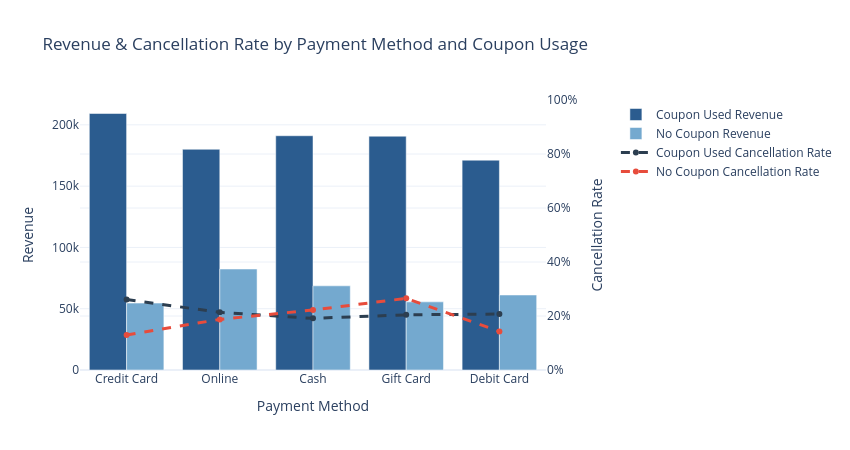

The cell this chart's notebook holds for it:
### Code cell
import streamlit as st

# Payment Method
payment_data = filtered_df.groupby(
    ["PaymentMethod", "CouponStatus"],
    as_index=False
).agg(
    revenue=("TotalPrice", "sum"),
    cancellation_rate=("OrderStatus", lambda x: (x == "Cancelled").mean())
)

payment_order = payment_data.groupby("PaymentMethod")["revenue"] \
    .sum() \
    .sort_values(ascending=False) \
    .index

payment_data["PaymentMethod"] = pd.Categorical(
    payment_data["PaymentMethod"],
    categories=payment_order,
    ordered=True
)
payment_data = payment_data.sort_values("PaymentMethod")

# Create figure
payment_fig = go.Figure()

# Revenue bars
for coupon in payment_data["CouponStatus"].unique():
    subset = payment_data[payment_data["CouponStatus"] == coupon]
    payment_fig.add_trace(
        go.Bar(
            x=subset["PaymentMethod"],
            y=subset["revenue"],
            name=f"{coupon} Revenue",
            marker_color=bar_colors.get(coupon, "#333333"),
            yaxis="y1"
        )
    )

# cancelation rate line
for coupon in payment_data["CouponStatus"].unique():
    subset = payment_data[payment_data["CouponStatus"] == coupon]
    payment_fig.add_trace(
        go.Scatter(
            x=subset["PaymentMethod"],
            y=subset["cancellation_rate"],
            mode="lines+markers",
            name=f"{coupon} Cancellation Rate",
            line=dict(dash="dash", width=3, color=line_colors.get(coupon, "#333333")),
            yaxis="y2"
        )
    )

# Layout
payment_fig.update_layout(
    title="Revenue & Cancellation Rate by Payment Method and Coupon Usage",
    barmode="group",
    template="plotly_white",
    width=850,
    height=450,
    margin=dict(r=220),
    xaxis=dict(title="Payment Method", showgrid=False),
    yaxis=dict(title="Revenue"),
    yaxis2=dict(
        title="Cancellation Rate",
        overlaying="y",
        side="right",
        tickformat=".0%",
        range=[0, 1],
        showgrid=True
    ),
    legend=dict(x=1.15, y=1, xanchor="left", yanchor="top")
)

#st.plotly_chart(payment_fig, width='stretch')
payment_fig.write_html("graph.html")
payment_fig.show()

from IPython.display import display, HTML

def notebook_insight_box(title, text):
    box_html = f"""
    <div style="
        padding: 16px;
        background-color: #f8fafc;
        border-left: 4px solid #2b5c8f;
        border-radius: 6px;
        margin: 15px 0;
        font-family: sans-serif;
        box-shadow: 0 1px 3px rgba(0,0,0,0.05);
    ">
        <span style="font-weight: bold; color: #2b5c8f; font-size: 1.1em;"> {title}</span>
        <p style="margin-top: 8px; color: #334155; line-height: 1.5; font-size: 0.95em;">{text}</p>
    </div>
    """
    display(HTML(box_html))

notebook_insight_box(
    title="Key Insight & Operational Risk",
    text="We observe differences in revenue contribution between payment methods depending on coupon usage. This may indicate that discounts affect purchasing behavior differently across payment types.<br>Additionally, credit card payments generate the highest revenue but also exhibit the highest cancellation rate, indicating potential post-purchase behavior issues."
)

### Figure 1 — Plotly figure (JSON) as saved in the notebook; plotly's stock layout.template omitted (floating-point values rounded to 4 significant figures)
{"data": [{"marker": {"color": "#2b5c8f"}, "name": "Coupon Used Revenue", "type": "bar", "x": ["Credit Card", "Online", "Cash", "Gift Card", "Debit Card"], "y": [209300.0, 180100.0, 191100.0, 190700.0, 171200.0], "yaxis": "y"}, {"marker": {"color": "#74a9cf"}, "name": "No Coupon Revenue", "type": "bar", "x": ["Credit Card", "Online", "Cash", "Gift Card", "Debit Card"], "y": [54600.0, 82370.0, 68680.0, 55580.0, 61170.0], "yaxis": "y"}, {"line": {"color": "#2c3e50", "dash": "dash", "width": 3}, "mode": "lines+markers", "name": "Coupon Used Cancellation Rate", "type": "scatter", "x": ["Credit Card", "Online", "Cash", "Gift Card", "Debit Card"], "y": [0.2611, 0.2135, 0.1913, 0.2044, 0.2071], "yaxis": "y2"}, {"line": {"color": "#e74c3c", "dash": "dash", "width": 3}, "mode": "lines+markers", "name": "No Coupon Cancellation Rate", "type": "scatter", "x": ["Credit Card", "Online", "Cash", "Gift Card", "Debit Card"], "y": [0.1296, 0.1875, 0.2222, 0.2653, 0.1429], "yaxis": "y2"}], "layout": {"barmode": "group", "height": 450, "legend": {"x": 1.15, "xanchor": "left", "y": 1, "yanchor": "top"}, "margin": {"r": 220}, "title": {"text": "Revenue & Cancellation Rate by Payment Method and Coupon Usage"}, "width": 850, "xaxis": {"showgrid": false, "title": {"text": "Payment Method"}}, "yaxis": {"title": {"text": "Revenue"}}, "yaxis2": {"overlaying": "y", "range": [0, 1], "showgrid": true, "side": "right", "tickformat": ".0%", "title": {"text": "Cancellation Rate"}}}}
